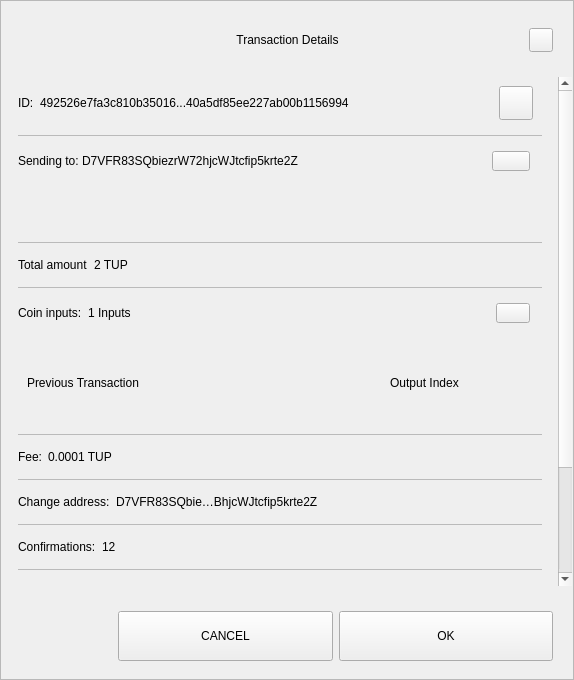
<?xml version="1.0" encoding="UTF-8"?>
<ui version="4.0">
 <class>TxDetailDialog</class>
 <widget class="QWidget" name="TxDetailDialog">
  <property name="geometry">
   <rect>
    <x>0</x>
    <y>0</y>
    <width>574</width>
    <height>680</height>
   </rect>
  </property>
  <property name="sizePolicy">
   <sizepolicy hsizetype="Preferred" vsizetype="Expanding">
    <horstretch>0</horstretch>
    <verstretch>0</verstretch>
   </sizepolicy>
  </property>
  <property name="minimumSize">
   <size>
    <width>574</width>
    <height>500</height>
   </size>
  </property>
  <property name="windowTitle">
   <string>Form</string>
  </property>
  <property name="styleSheet">
   <string notr="true"/>
  </property>
  <layout class="QVBoxLayout" name="verticalLayout_3">
   <property name="spacing">
    <number>0</number>
   </property>
   <property name="leftMargin">
    <number>0</number>
   </property>
   <property name="topMargin">
    <number>0</number>
   </property>
   <property name="rightMargin">
    <number>0</number>
   </property>
   <property name="bottomMargin">
    <number>0</number>
   </property>
   <item>
    <widget class="QFrame" name="frame">
     <property name="sizePolicy">
      <sizepolicy hsizetype="Preferred" vsizetype="Expanding">
       <horstretch>0</horstretch>
       <verstretch>0</verstretch>
      </sizepolicy>
     </property>
     <property name="styleSheet">
      <string notr="true"/>
     </property>
     <property name="frameShape">
      <enum>QFrame::StyledPanel</enum>
     </property>
     <property name="frameShadow">
      <enum>QFrame::Raised</enum>
     </property>
     <layout class="QVBoxLayout" name="verticalLayout">
      <property name="leftMargin">
       <number>0</number>
      </property>
      <property name="rightMargin">
       <number>0</number>
      </property>
      <item>
       <layout class="QHBoxLayout" name="horizontalLayout_3">
        <property name="spacing">
         <number>0</number>
        </property>
        <property name="leftMargin">
         <number>20</number>
        </property>
        <property name="topMargin">
         <number>10</number>
        </property>
        <property name="rightMargin">
         <number>20</number>
        </property>
        <item>
         <spacer name="horizontalSpacer_1">
          <property name="orientation">
           <enum>Qt::Horizontal</enum>
          </property>
          <property name="sizeHint" stdset="0">
           <size>
            <width>40</width>
            <height>20</height>
           </size>
          </property>
         </spacer>
        </item>
        <item>
         <widget class="QLabel" name="labelTitle">
          <property name="minimumSize">
           <size>
            <width>0</width>
            <height>40</height>
           </size>
          </property>
          <property name="maximumSize">
           <size>
            <width>16777215</width>
            <height>40</height>
           </size>
          </property>
          <property name="styleSheet">
           <string notr="true">padding-left:24px;</string>
          </property>
          <property name="text">
           <string>Transaction Details</string>
          </property>
          <property name="alignment">
           <set>Qt::AlignCenter</set>
          </property>
          <property name="margin">
           <number>7</number>
          </property>
         </widget>
        </item>
        <item>
         <spacer name="horizontalSpacer_2">
          <property name="orientation">
           <enum>Qt::Horizontal</enum>
          </property>
          <property name="sizeHint" stdset="0">
           <size>
            <width>40</width>
            <height>20</height>
           </size>
          </property>
         </spacer>
        </item>
        <item>
         <widget class="QPushButton" name="btnEsc">
          <property name="minimumSize">
           <size>
            <width>24</width>
            <height>24</height>
           </size>
          </property>
          <property name="maximumSize">
           <size>
            <width>24</width>
            <height>24</height>
           </size>
          </property>
          <property name="focusPolicy">
           <enum>Qt::NoFocus</enum>
          </property>
          <property name="text">
           <string/>
          </property>
         </widget>
        </item>
       </layout>
      </item>
      <item>
       <spacer name="verticalSpacer">
        <property name="orientation">
         <enum>Qt::Vertical</enum>
        </property>
        <property name="sizeType">
         <enum>QSizePolicy::Fixed</enum>
        </property>
        <property name="sizeHint" stdset="0">
         <size>
          <width>20</width>
          <height>10</height>
         </size>
        </property>
       </spacer>
      </item>
      <item>
       <widget class="QWidget" name="layoutScroll" native="true">
        <property name="minimumSize">
         <size>
          <width>0</width>
          <height>0</height>
         </size>
        </property>
        <layout class="QVBoxLayout" name="verticalLayout_4">
         <property name="leftMargin">
          <number>0</number>
         </property>
         <property name="topMargin">
          <number>0</number>
         </property>
         <property name="rightMargin">
          <number>0</number>
         </property>
         <item>
          <widget class="QScrollArea" name="scrollArea">
           <property name="styleSheet">
            <string notr="true">#scrollArea {
background:transparent;
}</string>
           </property>
           <property name="horizontalScrollBarPolicy">
            <enum>Qt::ScrollBarAlwaysOff</enum>
           </property>
           <property name="sizeAdjustPolicy">
            <enum>QAbstractScrollArea::AdjustIgnored</enum>
           </property>
           <property name="widgetResizable">
            <bool>true</bool>
           </property>
           <property name="alignment">
            <set>Qt::AlignLeading|Qt::AlignLeft|Qt::AlignTop</set>
           </property>
           <widget class="QWidget" name="scrollAreaWidgetContents">
            <property name="geometry">
             <rect>
              <x>0</x>
              <y>0</y>
              <width>556</width>
              <height>672</height>
             </rect>
            </property>
            <property name="autoFillBackground">
             <bool>false</bool>
            </property>
            <property name="styleSheet">
             <string notr="true">#scrollAreaWidgetContents {
background:transparent;
}</string>
            </property>
            <layout class="QVBoxLayout" name="verticalLayout_7">
             <property name="spacing">
              <number>0</number>
             </property>
             <property name="sizeConstraint">
              <enum>QLayout::SetDefaultConstraint</enum>
             </property>
             <property name="leftMargin">
              <number>0</number>
             </property>
             <property name="topMargin">
              <number>0</number>
             </property>
             <property name="rightMargin">
              <number>0</number>
             </property>
             <property name="bottomMargin">
              <number>0</number>
             </property>
             <item>
              <widget class="QWidget" name="content" native="true">
               <layout class="QVBoxLayout" name="verticalLayout_2">
                <property name="leftMargin">
                 <number>16</number>
                </property>
                <property name="topMargin">
                 <number>0</number>
                </property>
                <property name="rightMargin">
                 <number>16</number>
                </property>
                <item>
                 <widget class="QWidget" name="contentID" native="true">
                  <layout class="QHBoxLayout" name="horizontalLayout_12" stretch="0,1,0">
                   <property name="leftMargin">
                    <number>0</number>
                   </property>
                   <item>
                    <widget class="QLabel" name="labelId">
                     <property name="maximumSize">
                      <size>
                       <width>16777215</width>
                       <height>16777215</height>
                      </size>
                     </property>
                     <property name="text">
                      <string>ID:</string>
                     </property>
                    </widget>
                   </item>
                   <item>
                    <widget class="QLabel" name="textId">
                     <property name="text">
                      <string>492526e7fa3c810b35016...40a5df85ee227ab00b1156994</string>
                     </property>
                    </widget>
                   </item>
                   <item>
                    <widget class="QPushButton" name="pushCopy">
                     <property name="minimumSize">
                      <size>
                       <width>34</width>
                       <height>34</height>
                      </size>
                     </property>
                     <property name="maximumSize">
                      <size>
                       <width>34</width>
                       <height>34</height>
                      </size>
                     </property>
                     <property name="focusPolicy">
                      <enum>Qt::NoFocus</enum>
                     </property>
                     <property name="text">
                      <string/>
                     </property>
                     <property name="iconSize">
                      <size>
                       <width>24</width>
                       <height>24</height>
                      </size>
                     </property>
                    </widget>
                   </item>
                  </layout>
                 </widget>
                </item>
                <item>
                 <widget class="QLabel" name="labelDivider9">
                  <property name="maximumSize">
                   <size>
                    <width>16777215</width>
                    <height>1</height>
                   </size>
                  </property>
                  <property name="styleSheet">
                   <string notr="true">background-color:#bababa;</string>
                  </property>
                  <property name="text">
                   <string/>
                  </property>
                 </widget>
                </item>
                <item>
                 <widget class="QWidget" name="contentOutputs" native="true">
                  <layout class="QHBoxLayout" name="horizontalLayout_11" stretch="0,3,0">
                   <property name="spacing">
                    <number>0</number>
                   </property>
                   <property name="leftMargin">
                    <number>0</number>
                   </property>
                   <property name="rightMargin">
                    <number>12</number>
                   </property>
                   <item>
                    <widget class="QLabel" name="labelSend">
                     <property name="maximumSize">
                      <size>
                       <width>16777215</width>
                       <height>16777215</height>
                      </size>
                     </property>
                     <property name="text">
                      <string>Sending to: </string>
                     </property>
                    </widget>
                   </item>
                   <item>
                    <widget class="QLabel" name="textSend">
                     <property name="text">
                      <string>D7VFR83SQbiezrW72hjcWJtcfip5krte2Z </string>
                     </property>
                    </widget>
                   </item>
                   <item>
                    <widget class="QPushButton" name="pushOutputs">
                     <property name="minimumSize">
                      <size>
                       <width>34</width>
                       <height>20</height>
                      </size>
                     </property>
                     <property name="maximumSize">
                      <size>
                       <width>38</width>
                       <height>20</height>
                      </size>
                     </property>
                     <property name="focusPolicy">
                      <enum>Qt::NoFocus</enum>
                     </property>
                     <property name="styleSheet">
                      <string notr="true"/>
                     </property>
                     <property name="text">
                      <string/>
                     </property>
                    </widget>
                   </item>
                  </layout>
                 </widget>
                </item>
                <item>
                 <widget class="QScrollArea" name="outputsScrollArea">
                  <property name="minimumSize">
                   <size>
                    <width>0</width>
                    <height>50</height>
                   </size>
                  </property>
                  <property name="styleSheet">
                   <string notr="true">#outputsScrollArea {
background:transparent;
}</string>
                  </property>
                  <property name="widgetResizable">
                   <bool>true</bool>
                  </property>
                  <widget class="QWidget" name="container_outputs_base">
                   <property name="geometry">
                    <rect>
                     <x>0</x>
                     <y>0</y>
                     <width>522</width>
                     <height>48</height>
                    </rect>
                   </property>
                   <property name="styleSheet">
                    <string notr="true">#container_outputs_base {
background:transparent;
}</string>
                   </property>
                  </widget>
                 </widget>
                </item>
                <item>
                 <widget class="QLabel" name="labelDivider8">
                  <property name="maximumSize">
                   <size>
                    <width>16777215</width>
                    <height>1</height>
                   </size>
                  </property>
                  <property name="styleSheet">
                   <string notr="true">background-color:#bababa;</string>
                  </property>
                  <property name="text">
                   <string/>
                  </property>
                 </widget>
                </item>
                <item>
                 <widget class="QWidget" name="contentAmount" native="true">
                  <layout class="QHBoxLayout" name="horizontalLayout_4" stretch="0,1">
                   <property name="leftMargin">
                    <number>0</number>
                   </property>
                   <item>
                    <widget class="QLabel" name="labelAmount">
                     <property name="maximumSize">
                      <size>
                       <width>16777215</width>
                       <height>16777215</height>
                      </size>
                     </property>
                     <property name="text">
                      <string>Total amount</string>
                     </property>
                    </widget>
                   </item>
                   <item>
                    <widget class="QLabel" name="textAmount">
                     <property name="text">
                      <string>2 TUP</string>
                     </property>
                    </widget>
                   </item>
                  </layout>
                 </widget>
                </item>
                <item>
                 <widget class="QLabel" name="labelDivider6">
                  <property name="maximumSize">
                   <size>
                    <width>16777215</width>
                    <height>1</height>
                   </size>
                  </property>
                  <property name="styleSheet">
                   <string notr="true">background-color:#bababa;</string>
                  </property>
                  <property name="text">
                   <string/>
                  </property>
                 </widget>
                </item>
                <item>
                 <widget class="QWidget" name="contentInputs" native="true">
                  <layout class="QHBoxLayout" name="horizontalLayout" stretch="0,2,0">
                   <property name="leftMargin">
                    <number>0</number>
                   </property>
                   <property name="rightMargin">
                    <number>12</number>
                   </property>
                   <item>
                    <widget class="QLabel" name="labelInputs">
                     <property name="sizePolicy">
                      <sizepolicy hsizetype="Minimum" vsizetype="Preferred">
                       <horstretch>0</horstretch>
                       <verstretch>0</verstretch>
                      </sizepolicy>
                     </property>
                     <property name="maximumSize">
                      <size>
                       <width>16777215</width>
                       <height>16777215</height>
                      </size>
                     </property>
                     <property name="text">
                      <string>Coin inputs:</string>
                     </property>
                    </widget>
                   </item>
                   <item>
                    <widget class="QLabel" name="textInputs">
                     <property name="text">
                      <string>1 Inputs</string>
                     </property>
                    </widget>
                   </item>
                   <item>
                    <widget class="QPushButton" name="pushInputs">
                     <property name="maximumSize">
                      <size>
                       <width>34</width>
                       <height>20</height>
                      </size>
                     </property>
                     <property name="focusPolicy">
                      <enum>Qt::NoFocus</enum>
                     </property>
                     <property name="styleSheet">
                      <string notr="true"/>
                     </property>
                     <property name="text">
                      <string/>
                     </property>
                    </widget>
                   </item>
                  </layout>
                 </widget>
                </item>
                <item>
                 <widget class="QFrame" name="gridInputs">
                  <property name="sizePolicy">
                   <sizepolicy hsizetype="Preferred" vsizetype="MinimumExpanding">
                    <horstretch>0</horstretch>
                    <verstretch>0</verstretch>
                   </sizepolicy>
                  </property>
                  <property name="minimumSize">
                   <size>
                    <width>0</width>
                    <height>90</height>
                   </size>
                  </property>
                  <layout class="QGridLayout" name="gridLayoutInput" columnstretch="5,2" rowminimumheight="0">
                   <property name="sizeConstraint">
                    <enum>QLayout::SetMaximumSize</enum>
                   </property>
                   <property name="verticalSpacing">
                    <number>0</number>
                   </property>
                   <item row="0" column="0" alignment="Qt::AlignLeft">
                    <widget class="QLabel" name="labelTitlePrevTx">
                     <property name="text">
                      <string>Previous Transaction</string>
                     </property>
                    </widget>
                   </item>
                   <item row="0" column="1" alignment="Qt::AlignLeft">
                    <widget class="QLabel" name="labelOutputIndex">
                     <property name="text">
                      <string>Output Index</string>
                     </property>
                     <property name="alignment">
                      <set>Qt::AlignCenter</set>
                     </property>
                    </widget>
                   </item>
                  </layout>
                 </widget>
                </item>
                <item>
                 <widget class="QLabel" name="labelDivider1">
                  <property name="maximumSize">
                   <size>
                    <width>16777215</width>
                    <height>1</height>
                   </size>
                  </property>
                  <property name="styleSheet">
                   <string notr="true">background-color:#bababa;</string>
                  </property>
                  <property name="text">
                   <string/>
                  </property>
                 </widget>
                </item>
                <item>
                 <widget class="QWidget" name="contentFee" native="true">
                  <layout class="QHBoxLayout" name="horizontalLayout_7" stretch="0,1">
                   <property name="leftMargin">
                    <number>0</number>
                   </property>
                   <item>
                    <widget class="QLabel" name="labelFee">
                     <property name="maximumSize">
                      <size>
                       <width>16777215</width>
                       <height>16777215</height>
                      </size>
                     </property>
                     <property name="text">
                      <string>Fee:</string>
                     </property>
                    </widget>
                   </item>
                   <item>
                    <widget class="QLabel" name="textFee">
                     <property name="text">
                      <string>0.0001 TUP</string>
                     </property>
                    </widget>
                   </item>
                  </layout>
                 </widget>
                </item>
                <item>
                 <widget class="QLabel" name="labelDivider2">
                  <property name="maximumSize">
                   <size>
                    <width>16777215</width>
                    <height>1</height>
                   </size>
                  </property>
                  <property name="styleSheet">
                   <string notr="true">background-color:#bababa;</string>
                  </property>
                  <property name="text">
                   <string/>
                  </property>
                 </widget>
                </item>
                <item>
                 <widget class="QWidget" name="contentChangeAddress" native="true">
                  <layout class="QHBoxLayout" name="horizontalLayout_6" stretch="0,1">
                   <property name="leftMargin">
                    <number>0</number>
                   </property>
                   <item>
                    <widget class="QLabel" name="labelChange">
                     <property name="maximumSize">
                      <size>
                       <width>16777215</width>
                       <height>16777215</height>
                      </size>
                     </property>
                     <property name="text">
                      <string>Change address:</string>
                     </property>
                    </widget>
                   </item>
                   <item>
                    <widget class="QLabel" name="textChange">
                     <property name="text">
                      <string>D7VFR83SQbie…BhjcWJtcfip5krte2Z </string>
                     </property>
                    </widget>
                   </item>
                  </layout>
                 </widget>
                </item>
                <item>
                 <widget class="QLabel" name="labelDivider4">
                  <property name="maximumSize">
                   <size>
                    <width>16777215</width>
                    <height>1</height>
                   </size>
                  </property>
                  <property name="styleSheet">
                   <string notr="true">background-color:#bababa;</string>
                  </property>
                  <property name="text">
                   <string/>
                  </property>
                 </widget>
                </item>
                <item>
                 <widget class="QWidget" name="contentConfirmations" native="true">
                  <layout class="QHBoxLayout" name="horizontalLayout_8" stretch="0,1">
                   <property name="leftMargin">
                    <number>0</number>
                   </property>
                   <item>
                    <widget class="QLabel" name="labelConfirmations">
                     <property name="maximumSize">
                      <size>
                       <width>16777215</width>
                       <height>16777215</height>
                      </size>
                     </property>
                     <property name="text">
                      <string>Confirmations:</string>
                     </property>
                    </widget>
                   </item>
                   <item>
                    <widget class="QLabel" name="textConfirmations">
                     <property name="text">
                      <string>12</string>
                     </property>
                    </widget>
                   </item>
                  </layout>
                 </widget>
                </item>
                <item>
                 <widget class="QLabel" name="labelDivider7">
                  <property name="maximumSize">
                   <size>
                    <width>16777215</width>
                    <height>1</height>
                   </size>
                  </property>
                  <property name="styleSheet">
                   <string notr="true">background-color:#bababa;</string>
                  </property>
                  <property name="text">
                   <string/>
                  </property>
                 </widget>
                </item>
                <item>
                 <widget class="QWidget" name="contentSize" native="true">
                  <layout class="QHBoxLayout" name="horizontalLayout_9" stretch="0,1">
                   <property name="leftMargin">
                    <number>0</number>
                   </property>
                   <item>
                    <widget class="QLabel" name="labelSize">
                     <property name="maximumSize">
                      <size>
                       <width>16777215</width>
                       <height>16777215</height>
                      </size>
                     </property>
                     <property name="text">
                      <string>Size:</string>
                     </property>
                    </widget>
                   </item>
                   <item>
                    <widget class="QLabel" name="textSize">
                     <property name="text">
                      <string>2 kB</string>
                     </property>
                    </widget>
                   </item>
                  </layout>
                 </widget>
                </item>
                <item>
                 <widget class="QLabel" name="labelDivider3">
                  <property name="maximumSize">
                   <size>
                    <width>16777215</width>
                    <height>1</height>
                   </size>
                  </property>
                  <property name="styleSheet">
                   <string notr="true">background-color:#bababa;</string>
                  </property>
                  <property name="text">
                   <string/>
                  </property>
                 </widget>
                </item>
                <item>
                 <widget class="QWidget" name="contentDate" native="true">
                  <layout class="QHBoxLayout" name="horizontalLayout_5" stretch="0,1">
                   <property name="leftMargin">
                    <number>0</number>
                   </property>
                   <item>
                    <widget class="QLabel" name="labelDate">
                     <property name="maximumSize">
                      <size>
                       <width>16777215</width>
                       <height>16777215</height>
                      </size>
                     </property>
                     <property name="text">
                      <string>Date:</string>
                     </property>
                    </widget>
                   </item>
                   <item>
                    <widget class="QLabel" name="textDate">
                     <property name="text">
                      <string>May 25, 2017</string>
                     </property>
                    </widget>
                   </item>
                  </layout>
                 </widget>
                </item>
                <item>
                 <widget class="QLabel" name="labelDivider5">
                  <property name="maximumSize">
                   <size>
                    <width>16777215</width>
                    <height>1</height>
                   </size>
                  </property>
                  <property name="styleSheet">
                   <string notr="true">background-color:#bababa;</string>
                  </property>
                  <property name="text">
                   <string/>
                  </property>
                 </widget>
                </item>
                <item>
                 <widget class="QWidget" name="contentStatus" native="true">
                  <layout class="QHBoxLayout" name="horizontalLayout_10" stretch="0,1">
                   <property name="leftMargin">
                    <number>0</number>
                   </property>
                   <item>
                    <widget class="QLabel" name="labelStatus">
                     <property name="maximumSize">
                      <size>
                       <width>16777215</width>
                       <height>16777215</height>
                      </size>
                     </property>
                     <property name="text">
                      <string>Status:</string>
                     </property>
                    </widget>
                   </item>
                   <item>
                    <widget class="QLabel" name="textStatus">
                     <property name="text">
                      <string>Spendable</string>
                     </property>
                    </widget>
                   </item>
                  </layout>
                 </widget>
                </item>
                <item>
                 <spacer name="verticalSpacer_2">
                  <property name="orientation">
                   <enum>Qt::Vertical</enum>
                  </property>
                  <property name="sizeType">
                   <enum>QSizePolicy::Expanding</enum>
                  </property>
                  <property name="sizeHint" stdset="0">
                   <size>
                    <width>20</width>
                    <height>10</height>
                   </size>
                  </property>
                 </spacer>
                </item>
                <item>
                 <widget class="QLabel" name="labelWarning">
                  <property name="text">
                   <string>TextLabel</string>
                  </property>
                  <property name="alignment">
                   <set>Qt::AlignCenter</set>
                  </property>
                 </widget>
                </item>
               </layout>
              </widget>
             </item>
            </layout>
           </widget>
          </widget>
         </item>
        </layout>
       </widget>
      </item>
      <item>
       <widget class="QWidget" name="containerButtons" native="true">
        <layout class="QHBoxLayout" name="horizontalLayout1" stretch="1,2,2">
         <property name="leftMargin">
          <number>10</number>
         </property>
         <property name="rightMargin">
          <number>20</number>
         </property>
         <item>
          <spacer name="horizontalSpacer_3">
           <property name="orientation">
            <enum>Qt::Horizontal</enum>
           </property>
           <property name="sizeHint" stdset="0">
            <size>
             <width>40</width>
             <height>20</height>
            </size>
           </property>
          </spacer>
         </item>
         <item>
          <widget class="QPushButton" name="btnCancel">
           <property name="minimumSize">
            <size>
             <width>200</width>
             <height>50</height>
            </size>
           </property>
           <property name="focusPolicy">
            <enum>Qt::NoFocus</enum>
           </property>
           <property name="text">
            <string>CANCEL</string>
           </property>
          </widget>
         </item>
         <item>
          <widget class="QPushButton" name="btnSave">
           <property name="minimumSize">
            <size>
             <width>200</width>
             <height>50</height>
            </size>
           </property>
           <property name="focusPolicy">
            <enum>Qt::NoFocus</enum>
           </property>
           <property name="text">
            <string>OK</string>
           </property>
          </widget>
         </item>
        </layout>
       </widget>
      </item>
     </layout>
    </widget>
   </item>
  </layout>
 </widget>
 <resources/>
 <connections/>
</ui>
